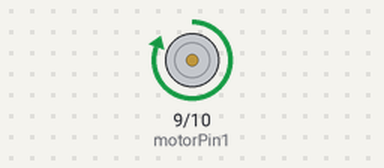
Simulated run of this sketch. Board: Arduino Uno, built with avr-gcc and run on an emulated ATmega328P. Parts: motor-driver pin pairs drawn as motors (green arrow = first pin HIGH = forward, orange = second pin HIGH = backward, longer = more drive).

Above: at 1.0 s.
At 2.5 s:
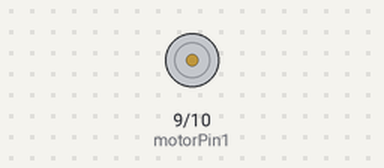
At 4.0 s:
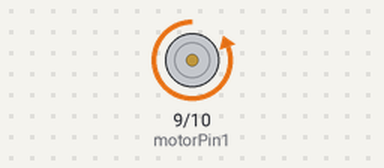
Timing chart, 0 to 7.8 s (numbered marks = the images above):
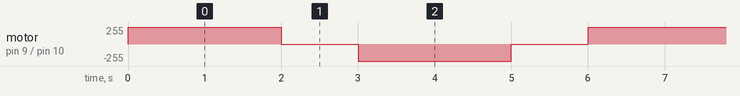

Measured:
- by itself, motor on pin 9 (motorPin1) / pin 10 (motorPin2): repeats every 6.0 s: stopped 1.0 s, backward 255/255 2.0 s, stopped 1.0 s, forward 255/255 2.0 s

The sketch:

Prak_MCU_8_delay_motor_DC.ino
```cpp
const int motorPin1 = 9;
const int motorPin2 = 10;

void setup() {
  pinMode(motorPin1, OUTPUT);
  pinMode(motorPin2, OUTPUT);
}

void loop() {
  //putar motor DC ke depan selama 2 detik
  digitalWrite(motorPin1, HIGH);
  digitalWrite(motorPin2, LOW);
  delay(2000);

  //Berhenti selama 1 detik
  digitalWrite(motorPin1, LOW);
  digitalWrite(motorPin2, LOW);
  delay(1000);

  //Putar motor DC ke belakang selama 2 detik
  digitalWrite(motorPin1, LOW);
  digitalWrite(motorPin2, HIGH);
  delay(2000);

  //Berhenti selama 1 detik
  digitalWrite(motorPin1, LOW);
  digitalWrite(motorPin2, LOW);
  delay(1000);
}
```
